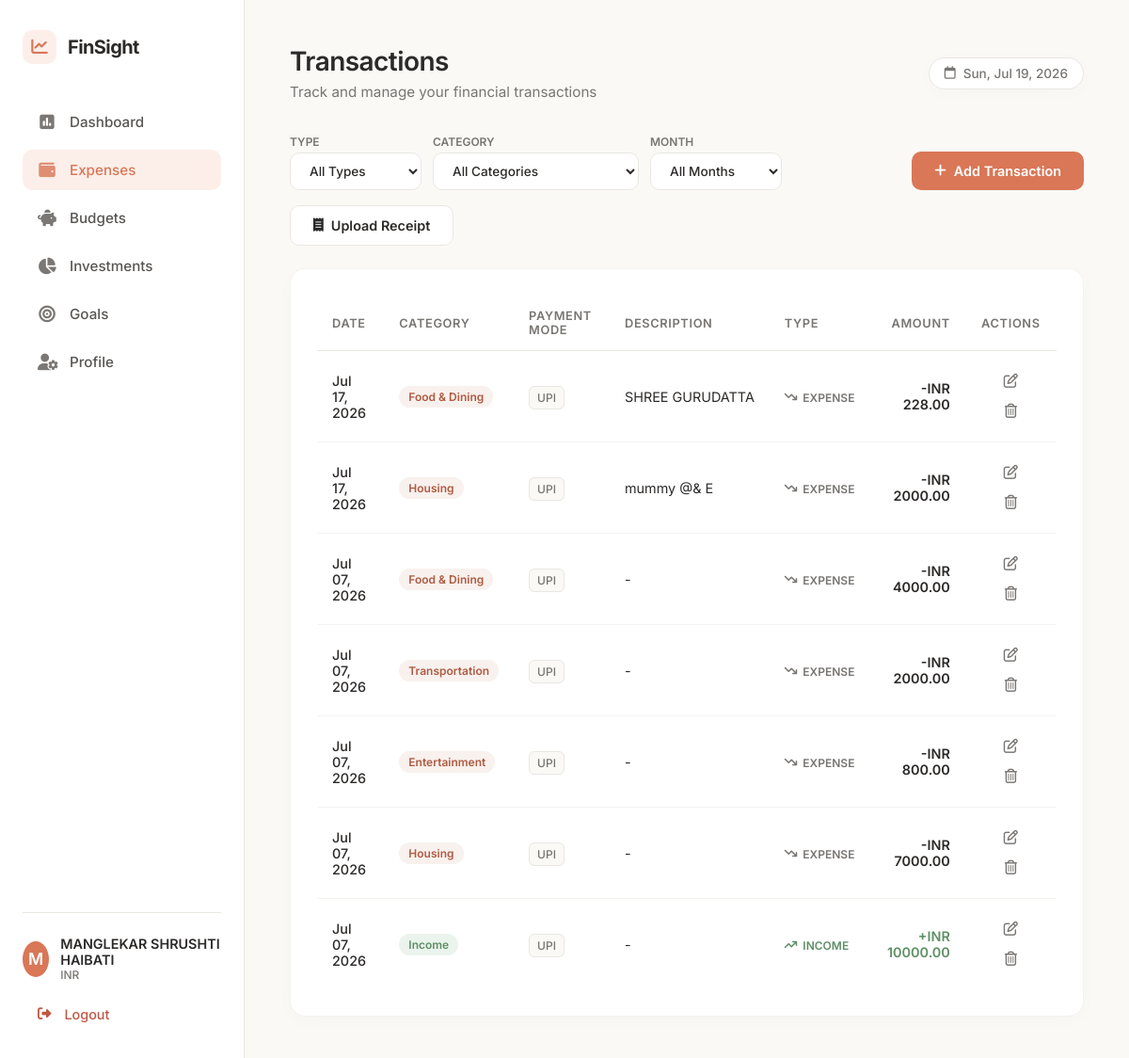
The app's page /expenses (signed in), older data.
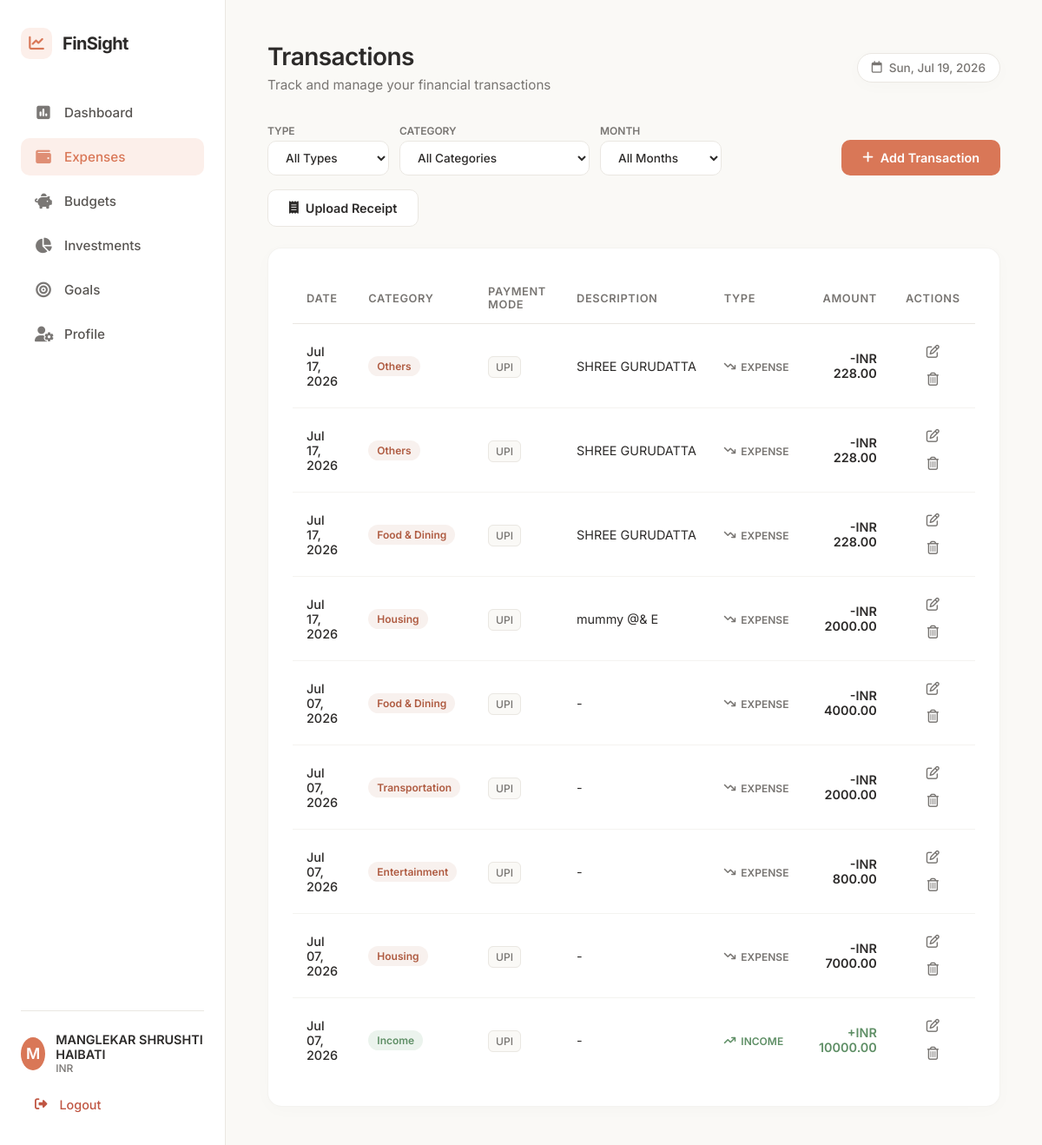
The same page, newer data.
### models.py (models this page shows, shortened)
class User(db.Model):
    __tablename__ = 'users'
    id = db.Column(db.Integer, primary_key=True)
    name = db.Column(db.String(100), nullable=False)
    email = db.Column(db.String(120), unique=True, nullable=False, index=True)
    password_hash = db.Column(db.String(255), nullable=False)
    monthly_income = db.Column(db.Float, default=0.0, nullable=False)
    currency = db.Column(db.String(10), default='INR', nullable=False)
    created_at = db.Column(db.DateTime, default=datetime.utcnow, nullable=False)
    categories = db.relationship('Category', backref='user', lazy=True, cascade="all, delete-orphan")
    transactions = db.relationship('Transaction', backref='user', lazy=True, cascade="all, delete-orphan")
    budgets = db.relationship('Budget', backref='user', lazy=True, cascade="all, delete-orphan")
    investments = db.relationship('Investment', backref='user', lazy=True, cascade="all, delete-orphan")
    goals = db.relationship('Goal', backref='user', lazy=True, cascade="all, delete-orphan")

class Transaction(db.Model):
    __tablename__ = 'transactions'
    id = db.Column(db.Integer, primary_key=True)
    user_id = db.Column(db.Integer, db.ForeignKey('users.id', ondelete='CASCADE'), nullable=False)
    category_id = db.Column(db.Integer, db.ForeignKey('categories.id', ondelete='CASCADE'), nullable=False)
    type = db.Column(db.String(20), nullable=False) # 'Income' or 'Expense'
    amount = db.Column(db.Float, nullable=False)
    description = db.Column(db.Text, nullable=True)
    transaction_date = db.Column(db.Date, nullable=False)
    payment_mode = db.Column(db.String(50), nullable=False) # e.g. UPI, Card, Cash, Bank Transfer
    created_at = db.Column(db.DateTime, default=datetime.utcnow, nullable=False)

class Category(db.Model):
    __tablename__ = 'categories'
    id = db.Column(db.Integer, primary_key=True)
    user_id = db.Column(db.Integer, db.ForeignKey('users.id', ondelete='CASCADE'), nullable=False)
    name = db.Column(db.String(100), nullable=False)
    type = db.Column(db.String(20), nullable=False) # 'Income' or 'Expense'
    created_at = db.Column(db.DateTime, default=datetime.utcnow, nullable=False)
    transactions = db.relationship('Transaction', backref='category', lazy=True, cascade="all, delete-orphan")
    budgets = db.relationship('Budget', backref='category', lazy=True, cascade="all, delete-orphan")

### app.py (the view, shortened to what this page needs)
@app.route('/expenses', methods=['GET'])
@login_required
def expenses():
    filter_type = request.args.get('type', 'All').strip()
    filter_category_str = request.args.get('category_id', 'All').strip()
    filter_month = request.args.get('month', 'All').strip()
    tx_query = Transaction.query.filter_by(user_id=g.user.id)
    if filter_type in ['Income', 'Expense']:
        tx_query = tx_query.filter(Transaction.type == filter_type)
    if filter_category_str != 'All':
        try:
            tx_query = tx_query.filter(Transaction.category_id == int(filter_category_str))
        except ValueError:
            pass
    all_transactions = tx_query.order_by(Transaction.transaction_date.desc(), Transaction.id.desc()).all()
    categories = Category.query.filter_by(user_id=g.user.id).order_by(Category.name.asc()).all()
    all_tx_dates = db.session.query(Transaction.transaction_date).filter_by(
        user_id=g.user.id
    ).distinct().all()
    unique_months = sorted(
        list(set(d[0].strftime('%Y-%m') for d in all_tx_dates if d[0])),
        reverse=True
    )
    today_str = datetime.date.today().strftime('%Y-%m-%d')
    return render_template(
        'expenses.html',
        transactions=all_transactions,
        categories=categories,
        filter_type=filter_type,
        filter_category_str=filter_category_str,
        filter_month=filter_month,
        unique_months=unique_months,
        today_str=today_str
    )

### app.py (called while the page is built)
def login_required(f):
    @wraps(f)
    def decorated_function(*args, **kwargs):
        if 'user_id' not in session:
            flash('Please login to access this page.', 'warning')
            return redirect(url_for('login', next=request.url))
        return f(*args, **kwargs)
    return decorated_function

@app.before_request
def load_logged_in_user():
    user_id = session.get('user_id')
    if user_id is None:
        g.user = None
    else:
        g.user = User.query.get(user_id)

### templates/expenses.html (shortened to what this page needs)
{% extends 'base.html' %}
{% block header_title %}Transactions{% endblock %}
{% block header_subtitle %}Track and manage your financial transactions{% endblock %}
{% block content %}
<div class="transactions-container animate-fade-in-up">
    <div class="action-bar">
        <form method="GET" action="{{ url_for('expenses') }}" class="filter-form">
            <div class="filter-group">
                <label for="filter_type">Type</label>
                <select name="type" id="filter_type" onchange="this.form.submit()">
                    <option value="All" {% if filter_type == 'All' %}selected{% endif %}>All Types</option>
                </select>
            </div>
            <div class="filter-group">
                <label for="filter_category">Category</label>
                <select name="category_id" id="filter_category" onchange="this.form.submit()">
                    <option value="All" {% if filter_category_str == 'All' %}selected{% endif %}>All Categories</option>
                </select>
            </div>
            <div class="filter-group">
                <label for="filter_month">Month</label>
                <select name="month" id="filter_month" onchange="this.form.submit()">
                    <option value="All" {% if filter_month == 'All' %}selected{% endif %}>All Months</option>
                </select>
            </div>
        </form>
        <button onclick="toggleAddForm()" class="btn btn-primary">
            <i class="fa-solid fa-plus"></i> Add Transaction
        </button>
        <button onclick="openReceiptUploadModal()" class="btn btn-secondary" id="uploadReceiptBtn">
            <i class="fa-solid fa-receipt"></i> Upload Receipt
        </button>
    </div>
    <div class="card table-card">
        <div class="table-responsive">
            <table class="table">
                <thead>
                    <tr>
                        <th>Date</th>
                        <th>Category</th>
                        <th>Payment Mode</th>
                        <th>Description</th>
                        <th>Type</th>
                        <th class="text-right">Amount</th>
                        <th class="text-center">Actions</th>
                    </tr>
                </thead>
                <tbody>
                    {% if transactions %}
                        {% for tx in transactions %}
                        <tr>
                            <td class="date-cell">{{ tx.transaction_date.strftime('%b %d, %Y') }}</td>
                            <td>
                                <span class="category-badge {{ tx.type | lower }}">
                                    {{ tx.category.name if tx.category else 'Others' }}
                                </span>
                            </td>
                            <td><span class="paymode-badge">{{ tx.payment_mode }}</span></td>
                            <td class="desc-cell">{{ tx.description or '-' }}</td>
                            <td>
                                <span class="type-indicator {{ tx.type | lower }}">
                                    <i class="fa-solid {% if tx.type == 'Income' %}fa-arrow-trend-up{% else %}fa-arrow-trend-down{% endif %}"></i>
                                    {{ tx.type }}
                                </span>
                            </td>
                            <td class="text-right amount-cell {{ tx.type | lower }}">
                                {% if tx.type == 'Income' %}+{% else %}-{% endif %}{{ g.user.currency }} {{ "%.2f"|format(tx.amount) }}
                            </td>
                            <td class="text-center actions-cell">
                                <button onclick="openEditModal({{ tx.id }}, {{ tx.amount }}, {{ tx.category_id }}, '{{ tx.type }}', '{{ tx.transaction_date.strftime('%Y-%m-%d') }}', '{{ tx.description | escape }}', '{{ tx.payment_mode }}')"
                                        class="btn btn-icon btn-edit" title="Edit">
                                    <i class="fa-regular fa-pen-to-square"></i>
                                </button>
                                <form method="POST" action="{{ url_for('delete_transaction', tx_id=tx.id) }}" style="display:inline;" onsubmit="return confirm('Are you sure you want to delete this transaction?')">
                                    <button type="submit" class="btn btn-icon btn-delete" title="Delete">
                                        <i class="fa-regular fa-trash-can"></i>
                                    </button>
                                </form>
                            </td>
                        </tr>
                        {% endfor %}
                    {% endif %}
                </tbody>
            </table>
        </div>
    </div>
</div>
{% endblock %}

### templates/base.html (shortened to what this page needs)
<!DOCTYPE html>
<html lang="en">
<head>
    <link rel="stylesheet" href="https://cdnjs.cloudflare.com/ajax/libs/font-awesome/6.4.0/css/all.min.css">
    <link rel="stylesheet" href="{{ url_for('static', filename='css/style.css') }}">
</head>
<body>
    <div class="app-container {% if not g.user %}auth-layout{% endif %}">
        {% if g.user %}
        <aside class="sidebar">
            <div class="sidebar-header">
                <div class="logo">
                    <span class="logo-icon"><i class="fa-solid fa-chart-line"></i></span>
                    <span class="logo-text">FinSight</span>
                </div>
            </div>
            <nav class="sidebar-nav">
                <a href="{{ url_for('dashboard') }}" class="nav-item {% if request.path == '/dashboard' %}active{% endif %}">
                    <i class="fa-solid fa-square-poll-vertical"></i>
                    <span>Dashboard</span>
                </a>
                <a href="{{ url_for('expenses') }}" class="nav-item {% if request.path == '/expenses' %}active{% endif %}">
                    <i class="fa-solid fa-wallet"></i>
                    <span>Expenses</span>
                </a>
                <a href="{{ url_for('budgets') }}" class="nav-item {% if request.path.startswith('/budgets') %}active{% endif %}">
                    <i class="fa-solid fa-piggy-bank"></i>
                    <span>Budgets</span>
                </a>
                <a href="{{ url_for('investments') }}" class="nav-item {% if request.path.startswith('/investments') %}active{% endif %}">
                    <i class="fa-solid fa-chart-pie"></i>
                    <span>Investments</span>
                </a>
                <a href="{{ url_for('goals') }}" class="nav-item {% if request.path.startswith('/goals') %}active{% endif %}">
                    <i class="fa-solid fa-bullseye"></i>
                    <span>Goals</span>
                </a>
                <a href="{{ url_for('profile') }}" class="nav-item {% if request.path == '/profile' %}active{% endif %}">
                    <i class="fa-solid fa-user-gear"></i>
                    <span>Profile</span>
                </a>
            </nav>
            <div class="sidebar-footer">
                <div class="user-pill">
                    <div class="user-avatar">
                        {{ g.user.name[0] | upper if g.user.name else 'U' }}
                    </div>
                    <div class="user-info">
                        <span class="user-name">{{ g.user.name }}</span>
                        <span class="user-currency">{{ g.user.currency }}</span>
                    </div>
                </div>
                <a href="{{ url_for('logout') }}" class="logout-btn">
                    <i class="fa-solid fa-right-from-bracket"></i>
                    <span>Logout</span>
                </a>
            </div>
        </aside>
        {% endif %}
        <main class="main-content">
            {% if g.user %}
            <header class="main-header">
                <div class="header-title">
                    <h1>{% block header_title %}Dashboard{% endblock %}</h1>
                    <p class="header-subtitle">{% block header_subtitle %}Welcome back, {{ g.user.name }}{% endblock %}</p>
                </div>
                <div class="header-actions">
                    <span class="date-badge"><i class="fa-regular fa-calendar"></i> <span id="currentDate"></span></span>
                </div>
            </header>
            {% endif %}
            <div class="content-body">
                {% block content %}{% endblock %}
            </div>
        </main>
    </div>
</body>
</html>

Row changes from the older to the newer data that the page shows:
added Transaction: transaction_date "Jul 17, 2026", category "Others", payment_mode "UPI", description "SHREE GURUDATTA", type "EXPENSE", {{ g.user.currency }} "INR", amount "228.00"
added Transaction: transaction_date "Jul 17, 2026", category "Others", payment_mode "UPI", description "SHREE GURUDATTA", type "EXPENSE", {{ g.user.currency }} "INR", amount "228.00"
